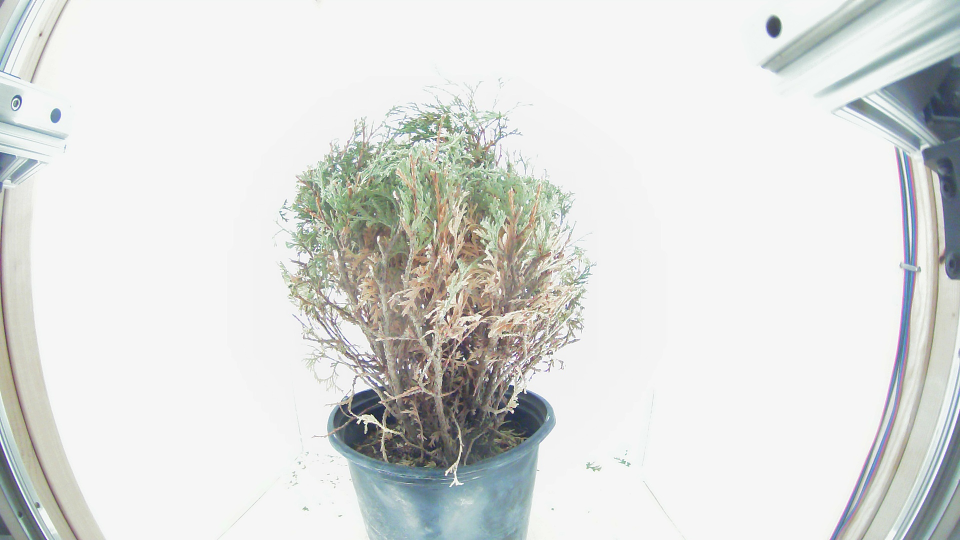
#> input picture software/images/right_30.jpg, 1920 x 1080 px, found by its file name (shown at 1/2 size)
$ python undistort.py
#> lines starting #> are read from the running program, lines starting #| are printed output that depends on the picture
#> further down, img is the input picture: PIL image 1920x1080 RGB; mean R, G, B 220.1, 221.9, 219.9
import numpy as np
from PIL import Image,ImageFilter
import cv2
import glob

def get_cropped_fov(new_camera_matrix, crop_x, crop_y, crop_width, crop_height):
    """
    Calculates the FOV for a cropped region of an undistorted image.
    """
    # 1. Update the Camera Matrix for the crop
    # We only shift the principal point (cx, cy) by the crop offset (x, y)
    K_crop = new_camera_matrix.copy()
    K_crop[0, 2] -= crop_x  # Adjusted cx
    K_crop[1, 2] -= crop_y  # Adjusted cy

    # 2. Extract focal lengths and adjusted principal points
    fx = K_crop[0, 0]
    fy = K_crop[1, 1]
    cx_prime = K_crop[0, 2]
    cy_prime = K_crop[1, 2]

    # 3. Calculate FOV using arctan of the distances to the edges
    # Horizontal: angle from cx to left edge + angle from cx to right edge
    fov_h = np.arctan2(cx_prime, fx) + np.arctan2(crop_width - cx_prime, fx)

    # Vertical: angle from cy to top edge + angle from cy to bottom edge
    fov_v = np.arctan2(cy_prime, fy) + np.arctan2(crop_height - cy_prime, fy)

    return np.degrees(fov_h), np.degrees(fov_v)

def undistort(img, pos):
    # undistort
#> called with pos = 'left'
    cv_img = cv2.cvtColor(np.array(img), cv2.COLOR_RGB2BGR)
    #img.show()

    try:
        # file = cv2.FileStorage("vision/parameters.yml", cv2.FileStorage_READ)
        params = np.load("vision/parameters.npz")
#> (reads software/vision/parameters.npz from the repository)
        # file = cv2.FileStorage("vision/parameters.yml", cv2.FileStorage_READ)
    except Exception as e:
        print("could not open calibration parameter files: " + e)
        raise RuntimeError("calibration failure")

    camera_matrix = params["camera_matrix"]
    dist_coeffs = params["dist_coeffs"]

    h, w = cv_img.shape[:2]
#> h = 1080; w = 1920
    new_camera_matrix, roi = cv2.getOptimalNewCameraMatrix(
        camera_matrix, dist_coeffs, (w, h), 1, (w, h)
    )
#> roi = (0, 196, 1919, 698)
    x, y, w, h = roi
#> x = 0; y = 196; w = 1919; h = 698

    undst = cv2.undistort(cv_img, camera_matrix, dist_coeffs, None, new_camera_matrix)
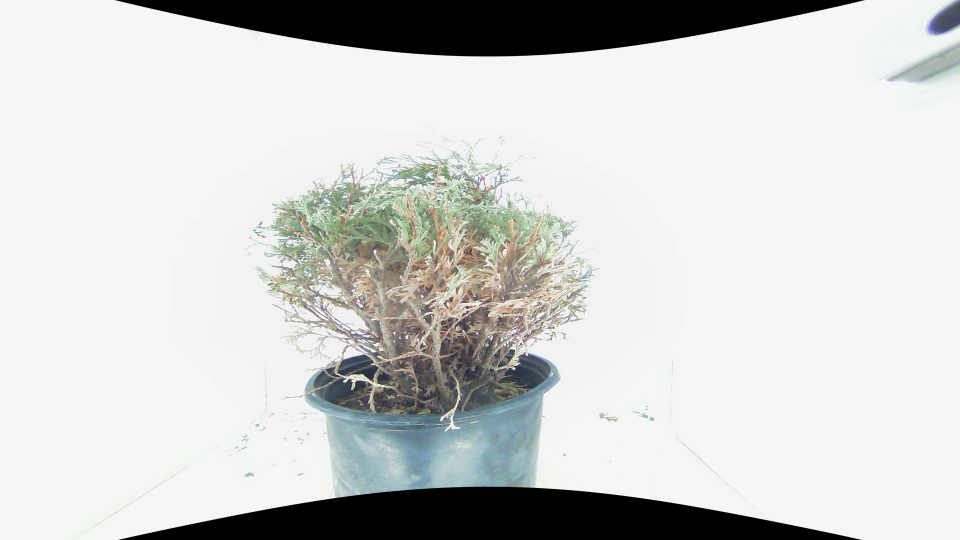
#> undst: shape (1080, 1920, 3) (shown at 1/2 size); mean B, G, R 206.6, 207.9, 206.9

    # [7 lines of commented-out code are left out]
    undst = undst[y:y+h, x:x+w]
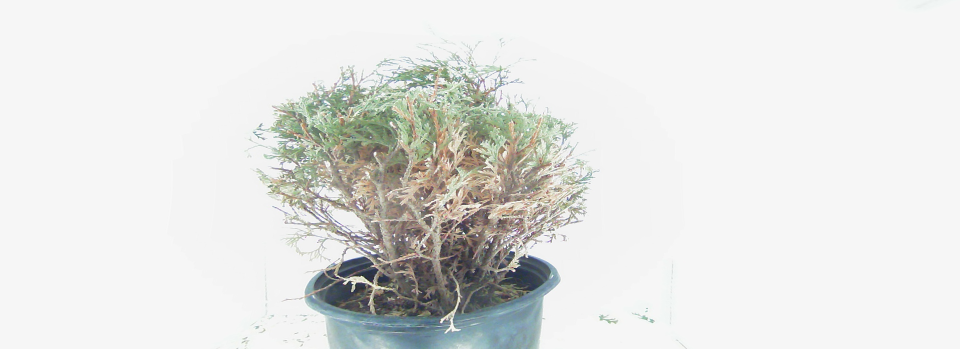
#> undst: shape (698, 1919, 3) (shown at 1/2 size); mean B, G, R 225.1, 227.2, 226.4

    # cv2.imshow('undistorted', undst)
    # cv2.waitKey(0)
    rgb_img = cv2.cvtColor(undst, cv2.COLOR_BGR2RGB)
    pil_img = Image.fromarray(rgb_img)

    fov_h, fov_v = get_cropped_fov(new_camera_matrix, x, y, w, h)
#> fov_h = 104.3; fov_v = 72.07

    return pil_img, fov_h, fov_v

if __name__ == "__main__":
    img = Image.open("images/right_30.jpg")
    undst, fov_h, fov_v = undistort(img, "left")
#> fov_h = 104.3; fov_v = 72.07
    print(f"Field of View (cropped): {fov_h:.2f}° (horizontal), {fov_v:.2f}° (vertical)")
#| Field of View (cropped): 104.29° (horizontal), 72.07° (vertical)
    print(f"Image size after cropping: {undst.size}")
#| Image size after cropping: (1919, 698)
    undst.show()
